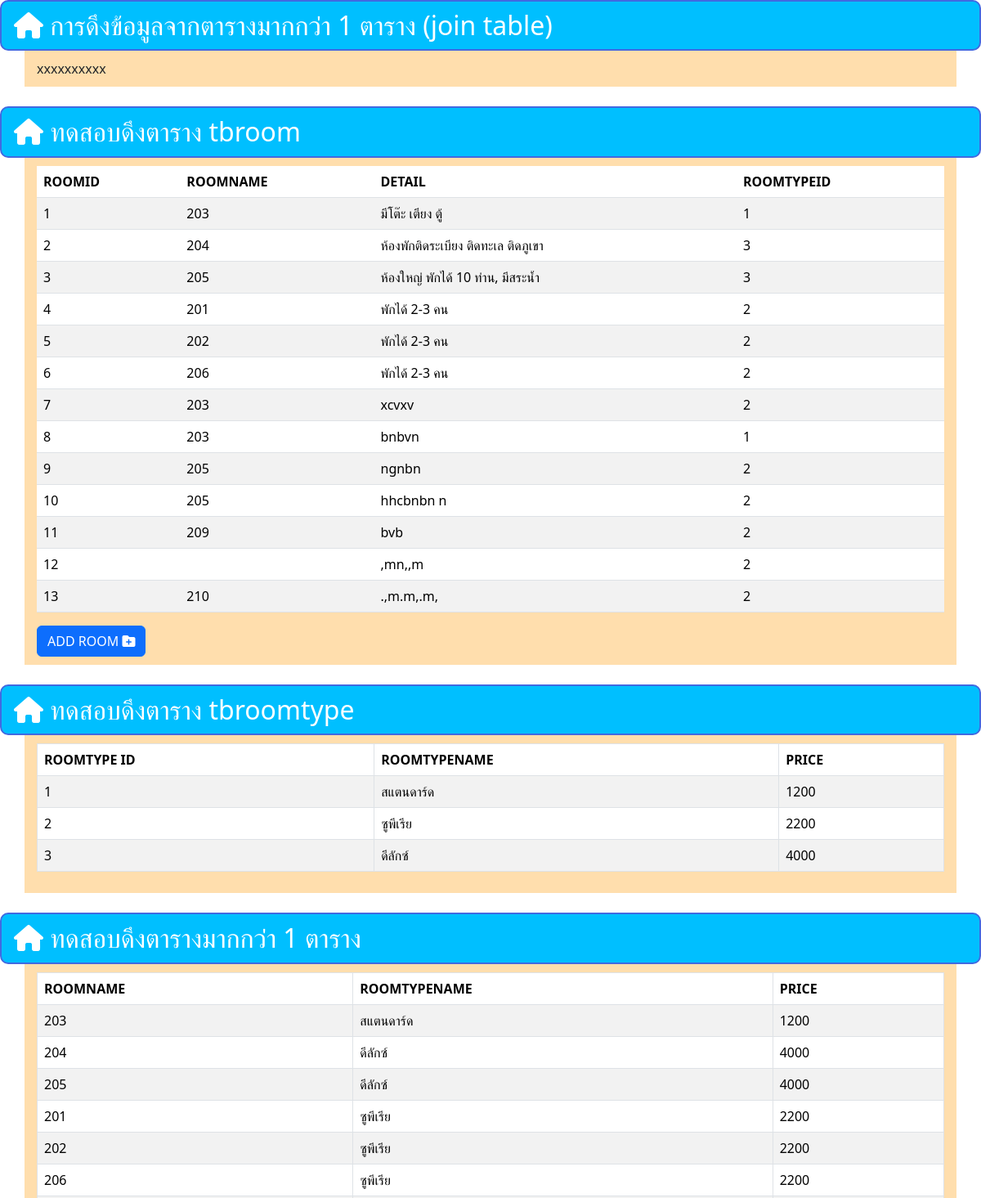
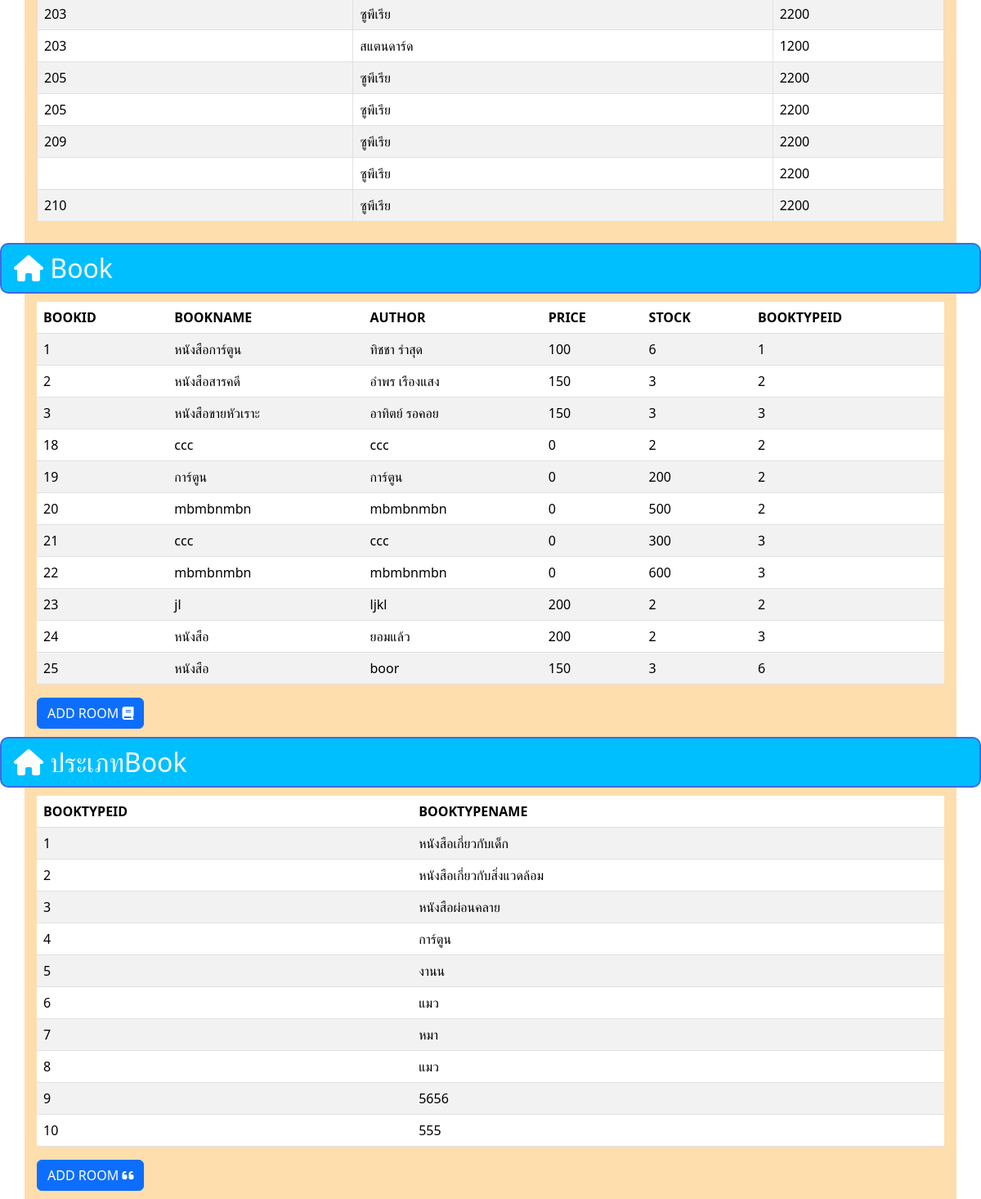
The page /lab2-3.php on the database its author committed (2 pictures, top to bottom).
### tables this page shows
CREATE TABLE `tbroom` (
  `roomid` int(11) NOT NULL,
  `roomname` varchar(50) NOT NULL,
  `detail` text NOT NULL,
  `roomtypeid` int(11) NOT NULL
);

CREATE TABLE `tbroomtype` (
  `roomtypeid` int(11) NOT NULL,
  `roomtypename` varchar(50) NOT NULL,
  `price` int(11) NOT NULL
);

CREATE TABLE `tbbook` (
  `bookid` int(11) NOT NULL,
  `bookname` varchar(255) NOT NULL,
  `author` varchar(100) NOT NULL,
  `price` int(11) NOT NULL,
  `stock` int(11) NOT NULL,
  `booktypeid` int(11) NOT NULL
);

CREATE TABLE `tbbooktype` (
  `booktypeid` int(11) NOT NULL,
  `booktypename` varchar(255) NOT NULL
);

### lab2-3.php (the view, shortened to what this page needs)
<link rel="stylesheet" href="style.css">
<link rel="stylesheet" href="https://cdnjs.cloudflare.com/ajax/libs/font-awesome/6.7.1/css/all.min.css">
<link rel="stylesheet" href="https://cdn.jsdelivr.net/npm/bootstrap@5.3.3/dist/css/bootstrap.min.css">
<h2 class="p1"> <i class="fa-solid fa-house"></i> การดึงข้อมูลจากตารางมากกว่า 1 ตาราง (join table) </h2>
<div class="content">
xxxxxxxxxx
</div>
<h2 class="p1"> <i class="fa-solid fa-house"></i> ทดสอบดึงตาราง tbroom </h2>
<div class="content">
    <table class="table table-striped">
        <thead>
            <th>ROOMID</th>
            <th>ROOMNAME</th>
            <th>DETAIL</th>
            <th>ROOMTYPEID</th>
        </thead>
        <tbody>
<?php
    include"dbcon.php";
    $sql="SELECT * FROM tbroom";
    $query=$conn->query($sql);
    while($row=$query->fetch_object()){
?>
            <tr>
                <td><?=$row->roomid?></td>
                <td><?=$row->roomname?></td>
                <td><?=$row->detail?></td>
                <td><?=$row->roomtypeid?></td>
            </tr>
<?php
    }
?>
        </tbody>
    </table>
    <div>
        <a href="lab2-4.php">
            <button class="btn btn-primary">ADD ROOM <i class="fa-solid fa-folder-plus"></i></button>
    </a></div>
</div>
<h2 class="p1"> <i class="fa-solid fa-house"></i> ทดสอบดึงตาราง tbroomtype </h2>
<div class="content">
    <table class="table table-striped table-bordered">
        <thead>
            <th>ROOMTYPE ID</th>
            <th>ROOMTYPENAME</th>
            <th>PRICE</th>
        </thead>
        <tbody>
<?php
    include"dbcon.php";
    $sql="SELECT * FROM tbroomtype";
    $query=$conn->query($sql);
    while($row=$query->fetch_object()){
?>
            <tr>
                <td><?=$row->roomtypeid?></td>
                <td><?=$row->roomtypename?></td>
                <td><?=$row->price?></td>
            </tr>
<?php
    }
?>
        </tbody>
    </table>
</div>
<h2 class="p1"> <i class="fa-solid fa-house"></i> ทดสอบดึงตารางมากกว่า 1 ตาราง </h2>
<div class="content">
    <table class="table table-striped table-bordered">
        <thead>
            <th>ROOMNAME</th>
            <th>ROOMTYPENAME</th>
            <th>PRICE</th>
        </thead>
        <tbody>
<?php
    include"dbcon.php";
    $sql="SELECT * FROM tbroom
        INNER JOIN tbroomtype
            ON tbroom.roomtypeid=tbroomtype.roomtypeid";
    $query=$conn->query($sql);
    while($row=$query->fetch_object()){
?>
            <tr>
                <td><?=$row->roomname?></td>
                <td><?=$row->roomtypename?></td>
                <td><?=$row->price?></td>
            </tr>
<?php
    }
?>
        </tbody>
    </table>
</div>
<h2 class="p1"> <i class="fa-solid fa-house"></i> Book </h2>
<div class="content">
    <table class="table table-striped">
        <thead>
            <th>BOOKID</th>
            <th>BOOKNAME</th>
            <th>AUTHOR</th>
            <th>PRICE</th>
            <th>STOCK</th>
            <th>BOOKTYPEID</th>
        </thead>
        <tbody>
<?php
    include"dbcon.php";
    $sql="SELECT * FROM tbbook";
    $query=$conn->query($sql);
    while($row=$query->fetch_object()){
?>
            <tr>
                <td><?=$row->bookid?></td>
                <td><?=$row->bookname?></td>
                <td><?=$row->author?></td>
                <td><?=$row->price?></td>
                <td><?=$row->stock?></td>
                <td><?=$row->booktypeid?></td>
            </tr>
<?php
    }
?>
        </tbody>
    </table>
    <div>
        <a href="lab3-1.php">
            <button class="btn btn-primary">ADD ROOM <i class="fa-solid fa-book"></i></button>
    </a></div>
</div>
<h2 class="p1"> <i class="fa-solid fa-house"></i> ประเภทBook </h2>
<div class="content">
    <table class="table table-striped">
        <thead>
            <th>BOOKTYPEID</th>
            <th>BOOKTYPENAME</th>
        </thead>
        <tbody>
<?php
    include"dbcon.php";
    $sql="SELECT * FROM tbbooktype";
    $query=$conn->query($sql);
    while($row=$query->fetch_object()){
?>
            <tr>
                <td><?=$row->booktypeid?></td>
                <td><?=$row->booktypename?></td>
            </tr>
<?php
    }
?>
        </tbody>
    </table>
    <div>
        <a href="lab3-2.php">
            <button class="btn btn-primary">ADD ROOM <i class="fa-solid fa-quote-left"></i></button>
    </a></div>
</div>

### style.css (style rules this page uses)
.p1 { background-color:#00BFFF; color:white; padding: 10px 15px 10px 15px; margin-bottom:0px; border:solid 2px #4169E1; border-radius:10px; }
.content { background-color:#FFDEAD; padding: 10px 15px 10px 15px; margin-left:30px; margin-right:30px; }

### rows shown on the page
tbroom: roomid "1", roomname "203", detail "มีโต๊ะ เตียง ตู้", roomtypeid "1", roomtypeid.roomtypename "สแตนดาร์ด", roomtypeid.price "1200"
tbroom: roomid "2", roomname "204", detail "ห้องพักติดระเบียง ติดทะเล ติดภูเขา", roomtypeid "3", roomtypeid.roomtypename "ดีลักซ์", roomtypeid.price "4000"
tbroom: roomid "3", roomname "205", detail "ห้องใหญ่ พักได้ 10 ท่าน, มีสระน้ำ", roomtypeid "3", roomtypeid.roomtypename "ดีลักซ์", roomtypeid.price "4000"
tbroom: roomid "4", roomname "201", detail "พักได้ 2-3 คน", roomtypeid "2", roomtypeid.roomtypename "ซูพีเรีย", roomtypeid.price "2200"
tbroom: roomid "5", roomname "202", detail "พักได้ 2-3 คน", roomtypeid "2", roomtypeid.roomtypename "ซูพีเรีย", roomtypeid.price "2200"
tbroom: roomid "6", roomname "206", detail "พักได้ 2-3 คน", roomtypeid "2", roomtypeid.roomtypename "ซูพีเรีย", roomtypeid.price "2200"
tbroom: roomid "7", roomname "203", detail "xcvxv", roomtypeid "2", roomtypeid.roomtypename "ซูพีเรีย", roomtypeid.price "2200"
tbroom: roomid "8", roomname "203", detail "bnbvn", roomtypeid "1", roomtypeid.roomtypename "สแตนดาร์ด", roomtypeid.price "1200"
tbroom: roomid "9", roomname "205", detail "ngnbn", roomtypeid "2", roomtypeid.roomtypename "ซูพีเรีย", roomtypeid.price "2200"
tbroom: roomid "10", roomname "205", detail "hhcbnbn n", roomtypeid "2", roomtypeid.roomtypename "ซูพีเรีย", roomtypeid.price "2200"
tbroom: roomid "11", roomname "209", detail "bvb", roomtypeid "2", roomtypeid.roomtypename "ซูพีเรีย", roomtypeid.price "2200"
tbroom: roomid "12", detail ",mn,,m", roomtypeid "2", roomtypeid.roomtypename "ซูพีเรีย", roomtypeid.price "2200"
tbroom: roomid "13", roomname "210", detail ".,m.m,.m,", roomtypeid "2", roomtypeid.roomtypename "ซูพีเรีย", roomtypeid.price "2200"
tbroomtype: roomtypeid "1", roomtypename "สแตนดาร์ด", price "1200"
tbroomtype: roomtypeid "2", roomtypename "ซูพีเรีย", price "2200"
tbroomtype: roomtypeid "3", roomtypename "ดีลักซ์", price "4000"
tbbook: bookid "1", bookname "หนังสือการ์ตูน", author "ทิชชา รำสุด", price "100", stock "6", booktypeid "1"
tbbook: bookid "2", bookname "หนังสือสารคดี", author "อำพร เรืองแสง", price "150", stock "3", booktypeid "2"
tbbook: bookid "3", bookname "หนังสือขายหัวเราะ", author "อาทิตย์ รอคอย", price "150", stock "3", booktypeid "3"
tbbook: bookid "18", bookname "ccc", author "ccc", price "0", stock "2", booktypeid "2"
tbbook: bookid "19", bookname "การ์ตูน", author "การ์ตูน", price "0", stock "200", booktypeid "2"
tbbook: bookid "20", bookname "mbmbnmbn", author "mbmbnmbn", price "0", stock "500", booktypeid "2"
tbbook: bookid "21", bookname "ccc", author "ccc", price "0", stock "300", booktypeid "3"
tbbook: bookid "22", bookname "mbmbnmbn", author "mbmbnmbn", price "0", stock "600", booktypeid "3"
tbbook: bookid "23", bookname "jl", author "ljkl", price "200", stock "2", booktypeid "2"
tbbook: bookid "24", bookname "หนังสือ", author "ยอมแล้ว", price "200", stock "2", booktypeid "3"
tbbook: bookid "25", bookname "หนังสือ", author "boor", price "150", stock "3", booktypeid "6"
tbbooktype: booktypeid "1", booktypename "หนังสือเกี่ยวกับเด็ก"
tbbooktype: booktypeid "2", booktypename "หนังสือเกี่ยวกับสิ่งแวดล้อม"
tbbooktype: booktypeid "3", booktypename "หนังสือผ่อนคลาย"
tbbooktype: booktypeid "4", booktypename "การ์ตูน"
tbbooktype: booktypeid "5", booktypename "งานน"
tbbooktype: booktypeid "6", booktypename "แมว"
tbbooktype: booktypeid "7", booktypename "หมา"
tbbooktype: booktypeid "8", booktypename "แมว"
tbbooktype: booktypeid "9", booktypename "5656"
tbbooktype: booktypeid "10", booktypename "555"
